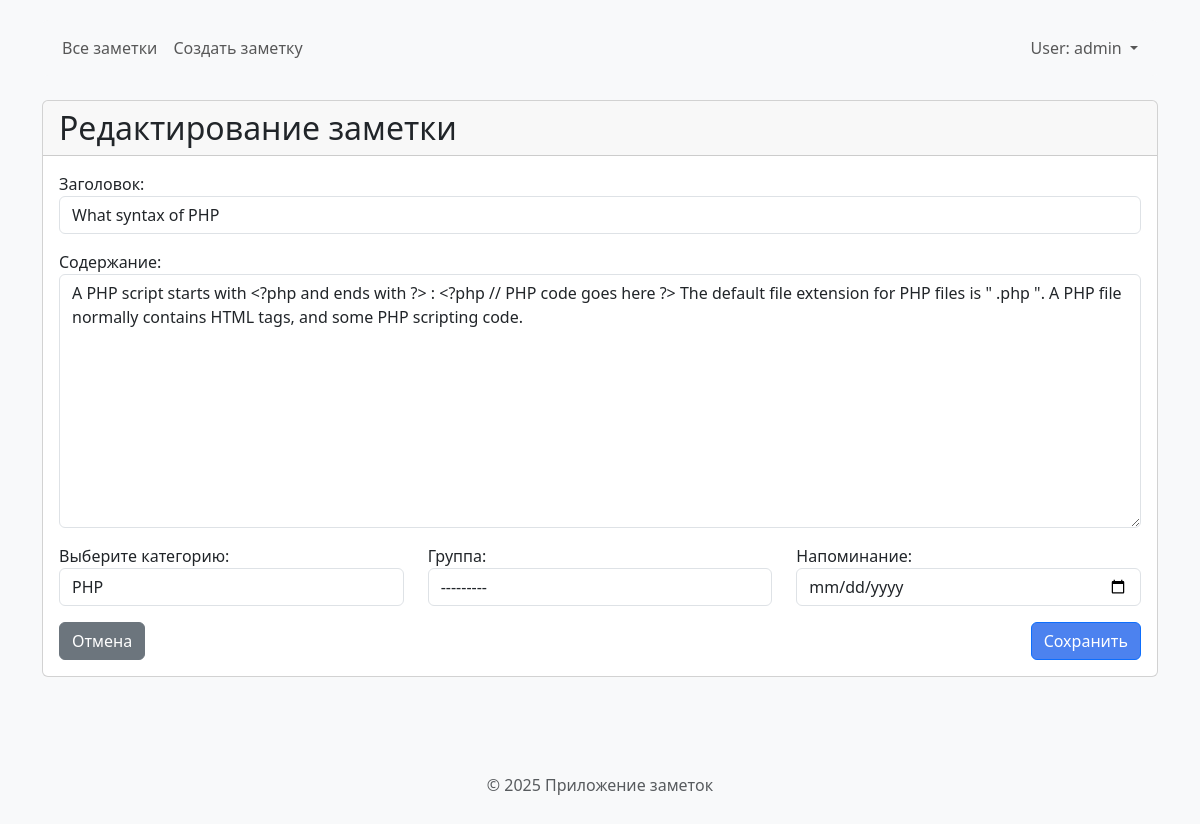
/notes/note/4/update/ (signed in), run on the app's committed database.
### notes/models.py (models this page shows, shortened)
class Notes(models.Model):
    category = models.ForeignKey(Categories, on_delete=models.SET_NULL, null=True, blank=True, related_name="notes", verbose_name="Категория")
    title = models.CharField(max_length=100, verbose_name="Заголовок")
    text  = models.TextField(verbose_name="Содержание")
    reminder = models.DateTimeField(null=True, blank=True, verbose_name="Напоминание")
    created_at = models.DateTimeField(auto_now_add=True, verbose_name="Дата создания")
    updated_at = models.DateTimeField(auto_now=True, verbose_name="Дата обновления")
    user = models.ForeignKey(User, on_delete=models.SET_NULL, null=True, blank=True, related_name='notes',
                           verbose_name="Автор")
    group = models.ForeignKey(Group, on_delete=models.SET_NULL, null=True, blank=True, related_name='notes', verbose_name="Группа")
    class Meta:
        verbose_name = "Заметка"
        verbose_name_plural = "Заметки"
        ordering = ['-created_at']

### notes/views.py (the view, shortened to what this page needs)
# urls.py: path('note/<int:pk>/update/', views.NoteUpdateView.as_view(), name='note_update'),
class NoteUpdateView(LoginRequiredMixin, UpdateView):
    model = Notes
    form_class = NotesForm
    template_name = 'notes/notes_form.html'
    def dispatch(self, request, *args, **kwargs):
        try:
            note = Notes.objects.get(pk=self.kwargs['pk'])
            if note.user != self.request.user:
                context = {
                    'message': 'У вас нет прав для редактирования этой заметки',
                    'title': 'Доступ запрещен'
                }
                return render(request, 'notes/access_denied.html', context, status=403)
            return super().dispatch(request, *args, **kwargs)
        except Notes.DoesNotExist:
            context = {
                'message': 'Заметка не найдена',
                'title': 'Ошибка'
            }
            return render(request, 'notes/access_denied.html', context, status=404)
    def get_context_data(self, **kwargs):
        context = super().get_context_data(**kwargs)
        context['title'] = 'Редактирование заметки'
        context['user_groups'] = self.request.user.note_groups.all()
        return context

### notes/forms.py
class NotesForm(forms.ModelForm):
    category = forms.ModelChoiceField(
        queryset=Categories.objects.all(),
        required=False,  # Разрешаем пустое значение
        widget=forms.Select(attrs={'class': 'form-select'}),
        label = "Выберите категорию"
    )
    class Meta:
        model = Notes
        fields = ['title', 'text', 'category', 'reminder', 'group']
        widgets = {
            'title': forms.TextInput(attrs={'class': 'form-control', 'placeholder': 'Название заметки'}),
            'text': forms.Textarea(attrs={'class': 'form-control','placeholder': 'Текст заметки'}),
            'reminder': forms.DateTimeInput(attrs={'class': 'form-control','type': 'date'})
        }
    def __init__(self, *args, **kwargs):
        user = kwargs.pop('user', None)
        super(NotesForm, self).__init__(*args, **kwargs)
        if user:
            self.fields['group'].queryset = user.note_groups.all()
            self.fields['group'].empty_label = "Личная заметка (без группы)"
        for field in self.fields:
            self.fields[field].widget.attrs['class'] = 'form-control'

### notes/context_processors.py (called while the page is built)
def group_permissions(request):
    context = {}
    try:
        group = Group.objects.get(name='Editor')
        context['can_group_add_notes'] = group.permissions.filter(
            content_type__app_label='Notes',
            codename='add_notes'  # Django typically uses add_modelname format
        ).exists()
    except Group.DoesNotExist:
        context['can_group_add_notes'] = False
    return context

### notes/models.py (called while the page is built)
    def __str__(self):
        return self.title

    def __str__(self):
        return self.name

### notes/templates/notes/notes_form.html (shortened to what this page needs)
{% extends "notes/index.html" %}
{% block content %}
    <div class="card mb-4">
        <div class="card-header">
            <h2 class="mb-0">{{ title }}</h2>
        </div>
        <div class="card-body">
            <form method="post">
                <div class="mb-3">
                    {{ form.title.label_tag }}
                    {{ form.title }}
                </div>
                <div class="mb-3">
                    {{ form.text.label_tag }}
                    {{ form.text }}
                </div>
                <div class="row mb-3">
                    <div class="col-md-4">
                        {{ form.category.label_tag }}
                        {{ form.category }}
                    </div>
                    <div class="col-md-4">
                        {{ form.group.label_tag }}
                        {{ form.group }}
                    </div>
                    <div class="col-md-4">
                        {{ form.reminder.label_tag }}
                        {{ form.reminder }}
                    </div>
                </div>
                <div class="d-flex justify-content-between">
                    <a href="{% if object %}{% url 'notes:note_detail' object.pk %}{% else %}{% url 'notes:index' %}{% endif %}" class="btn btn-secondary">Отмена</a>
                    <button type="submit" class="btn btn-primary">Сохранить</button>
                </div>
            </form>
        </div>
    </div>
{% endblock %}

### notes/templates/notes/index.html (shortened to what this page needs)
{% load static %}
<!doctype html>
<html lang="en">
<head>
    <link href="{% static "css/bootstrap.min.css" %}" rel="stylesheet">
    <link rel="stylesheet" href="{% static 'icons/bootstrap-icons/font/bootstrap-icons.css' %}">
    <link href="{% static "notes/css/notes.css" %}" rel="stylesheet">
</head>
<body>
    <div class="container">
        <header class="mb-4">
            <nav class="navbar navbar-expand-lg navbar-light bg-light rounded">
                <div class="container-fluid">
                    <div class="collapse navbar-collapse justify-content-between" id="navbarNavDropdown">
                        <ul class="navbar-nav me-auto">
                            <li class="nav-item">
                                <a class="nav-link {% if request.resolver_match.url_name == 'index' %}active{% endif %}" href="{% url 'notes:index' %}">Все заметки</a>
                            </li>
                             {% if user.is_authenticated %}
                                {% if perms.notes.can_add_notes or can_group_add_notes %}
                                    <li class="nav-item">
                                        <a class="nav-link {% if request.resolver_match.url_name == 'add_note' %}active{% endif %}" href="{% url 'notes:add_note' %}">Создать заметку</a>
                                    </li>
                                {% endif %}
                            {% endif %}
                        </ul>
                       <ul class="navbar-nav mb-2 mb-lg-0">
                           {% if user.is_authenticated %}
                               <li class="nav-item dropdown">
                                    <a class="nav-link dropdown-toggle" href="#" id="userDropdown" role="button" data-bs-toggle="dropdown" aria-expanded="false">
                                        User: {{ user.get_username }}
                                    </a>
                               </li>
                           {% else %}
                             <li class="nav-item"><a class="nav-link" href="{% url 'login' %}?next={{ request.path }}">Login</a></li>
                           {% endif %}
                       </ul>
                    </div>
                </div>
            </nav>
        </header>
        <main>
            {% block content %}
            {% endblock %}
        </main>
        <footer class="my-5 pt-5 text-muted text-center text-small">
            <p>&copy; 2025 Приложение заметок</p>
        </footer>
    </div>
</body>
</html>

### notes/static/notes/css/notes.css (style rules this page uses)
body { padding-top: 20px; background-color: #f8f9fa; }
.btn-primary { background-color: #4C82EF !important; }

### data on the page
Notes: title "What syntax of PHP", text "A PHP script starts with <?php and ends with ?> : <?php // PHP code goes here ?> The default file extension for PHP files is \" .php \". A PHP file normally contains HTML tags, and some PHP scripting code.", category "PHP", group "---------"

### other printed values
{{ user.get_username }} "admin"
{{ title }} "Редактирование заметки"
